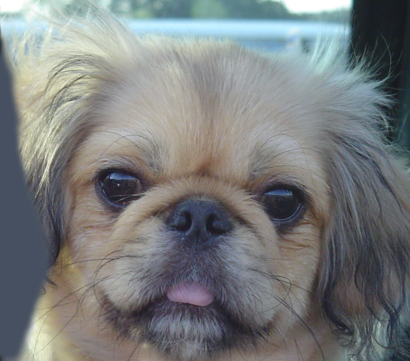
#> input picture homework3/homework3/code/dog.bmp, 410 x 361 px
$ python homework3_color.py   (older library calls are emulated)
#> lines starting #> are read from the running program, lines starting #| are printed output that depends on the picture
import numpy as np
from scipy import ndimage
import matplotlib.pyplot as plt
from scipy import misc
from scipy.ndimage import filters

img1 = misc.imread('dog.bmp', mode="RGB")
#> img1 is the input picture: shape (361, 410, 3); mean R, G, B 121.2, 124.5, 125
img2 = misc.imread('cat.bmp',mode="RGB")
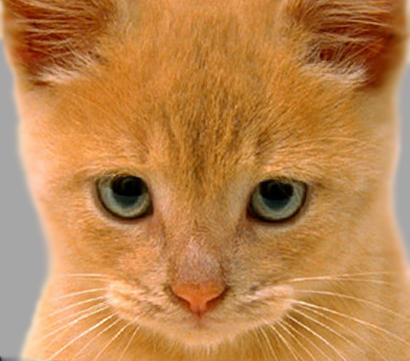
#> input picture homework3/homework3/code/cat.bmp, 410 x 361 px
#> img2 is the input picture: shape (361, 410, 3); mean R, G, B 188.3, 132.5, 77.1


#img1
I1 = img1.copy()  # Duplicate image


# blur each color channel

I_red = I1[:, :, 0]
I_red_blur = ndimage.gaussian_filter(I_red,7)

I_green = I1[:, :, 1]
I_green_blur = ndimage.gaussian_filter(I_green,7)

I_blue = I1[:, :, 2]
I_blue_blur = ndimage.gaussian_filter(I_blue,7)

# put each color channel back after blurring

I1[:, :, 0] = I_red_blur
I1[:, :, 1] = I_green_blur
I1[:, :, 2] = I_blue_blur


plt.subplot(1, 4, 1)
plt.title('red blur', fontsize=10)
plt.imshow(I_red_blur , cmap=plt.cm.gray)
plt.axis('off')
plt.subplot(1, 4, 2)
plt.title('green blur', fontsize=10)
plt.imshow(I_green_blur, cmap=plt.cm.gray)
plt.axis('off')
plt.subplot(1, 4, 3)
plt.title('blue blur', fontsize=10)
plt.imshow(I_blue_blur, cmap=plt.cm.gray)
plt.axis('off')
plt.subplot(1, 4, 4)
plt.title('low pass filter', fontsize=10)
plt.imshow(I1, cmap=plt.cm.gray)
plt.axis('off')
plt.show()


#img2
I2 = img2.copy()  # Duplicate image


# sharpen each color channel
I_red = I2[:, :, 0]
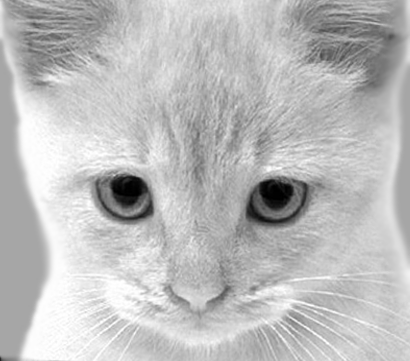
#> I_red: shape (361, 410); min 0, max 255, mean 188.3
I_red_blur = ndimage.gaussian_filter(I_red,2)
I_red_sharpen = I_red - I_red_blur


I_green = I2[:, :, 1]
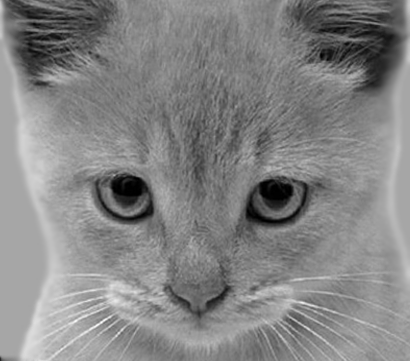
#> I_green: shape (361, 410); min 0, max 255, mean 132.5
I_green_blur = ndimage.gaussian_filter(I_green,2)
I_green_sharpen = I_green - I_green_blur

I_blue = I2[:, :, 2]
I_blue_blur = ndimage.gaussian_filter(I_blue,2)
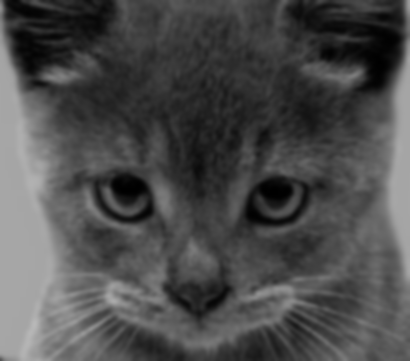
#> I_blue_blur: shape (361, 410); min 0, max 184, mean 76.1
I_blue_sharpen = I_blue - I_blue_blur
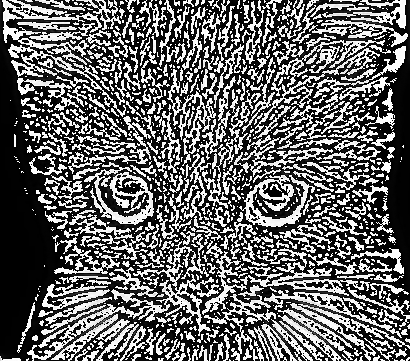
#> I_blue_sharpen: shape (361, 410); min 0, max 255, mean 101.5

# put each color channel back after sharpening

I2[:, :, 0] = I_red_sharpen
I2[:, :, 1] = I_green_sharpen
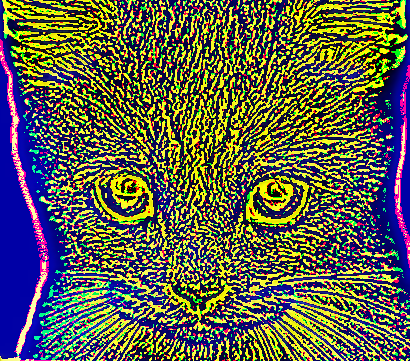
#> I2: shape (361, 410, 3); mean R, G, B 95.8, 95.5, 77.1
I2[:, :, 2] = I_blue_sharpen
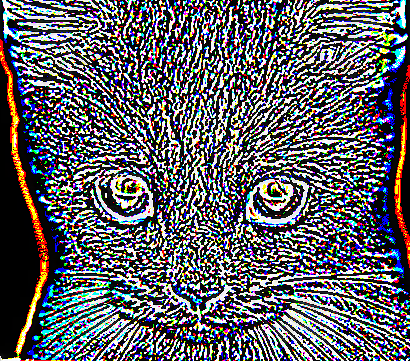
#> I2: shape (361, 410, 3); mean R, G, B 95.8, 95.5, 101.5

plt.subplot(1, 4, 1)
plt.title('red sharpen', fontsize=10)
plt.imshow(I_red_sharpen , cmap=plt.cm.gray)
plt.axis('off')
plt.subplot(1, 4, 2)
plt.title('green sharpen', fontsize=10)
plt.imshow(I_green_sharpen, cmap=plt.cm.gray)
plt.axis('off')
plt.subplot(1, 4, 3)
plt.title('blue sharpen', fontsize=10)
plt.imshow(I_blue_sharpen, cmap=plt.cm.gray)
plt.axis('off')
plt.subplot(1, 4, 4)
plt.title('high pass filter', fontsize=10)
plt.imshow(I2, cmap=plt.cm.gray)
plt.axis('off')
plt.show()
